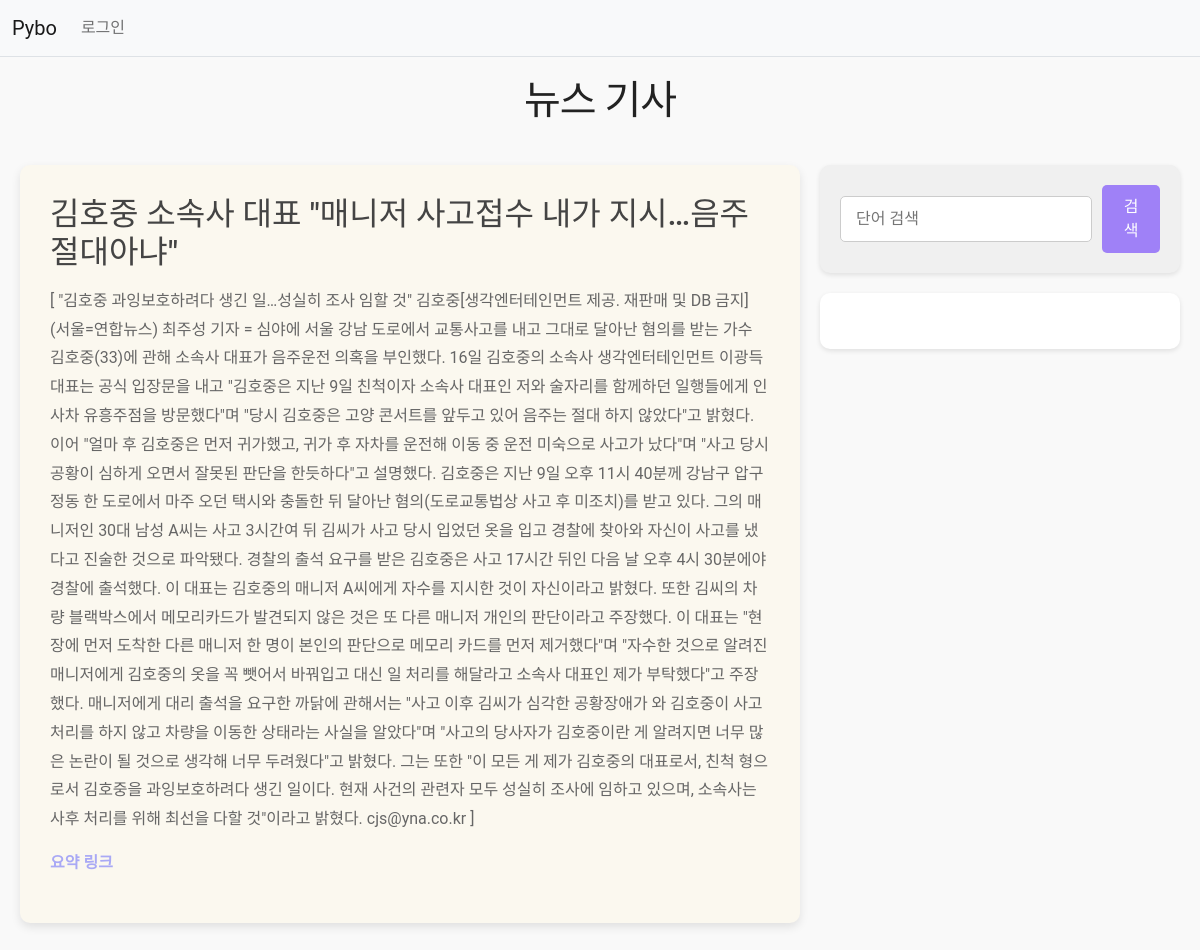
The app's page /pybo/4/ with its own data.
### pybo/models.py (models this page shows, shortened)
class News(models.Model):
    subject = models.CharField(max_length=200)
    content = models.TextField(null=True)
    create_date = models.DateTimeField(null=True)
    news_date = models.DateTimeField(null=True)
    link = models.TextField(null=True)
    summary = models.TextField(null=True, blank=True)

### pybo/views.py (the view)
# urls.py: path('<int:news_id>/', views.detail),
def detail(request, news_id):
    news = get_object_or_404(News, pk = news_id)
    context = {'news': news}
    return render(request, 'pybo/news_detail.html', context)

### templates/pybo/news_detail.html (shortened to what this page needs)
{% extends 'base.html' %}
{% block content %}
<!DOCTYPE html>
<html lang="ko">
<head>
</head>
<body>
    <h1>뉴스 기사</h1>
    <div class="container">
        <div class="article">
            <h2>{{ news.subject }}</h2>
            <p>{{ news.content }}</p>
            <p class="summary-link"><a href="#" id="summary-link">요약 링크</a></p>
        </div>
        <div class="dict-content">
            <form class="search-form" id="search-form">
                <input type="text" name="kw" placeholder="단어 검색" id="search-input">
                <button type="submit">검색</button>
            </form>
            <div class="search-content" id="search-content">
            </div>
        </div>
    </div>
</body>
</html>
{% endblock %}

### templates/pybo/news_detail.html (style rules this page uses)
body { font-family: 'Roboto', sans-serif; background-color: #f9f9f9; color: #333; margin: 0; padding: 0; }
h1 { color: #222; text-align: center; margin-top: 20px; font-size: 2.5em; letter-spacing: -1px; }
.container { max-width: 1200px; margin: 40px auto; padding: 0 20px; display: flex; gap: 20px; }
.article { flex: 2; background-color: #FBF8EF; border-radius: 10px; box-shadow: 0 4px 10px rgba(0, 0, 0, 0.1); padding: 30px; transition: transform 0.3s ease; }
.article h2 { font-size: 2em; color: #444; margin-bottom: 15px; }
.article p { color: #666; line-height: 1.8; margin-bottom: 15px; }
.dict-content { flex: 1; display: flex; flex-direction: column; gap: 20px; }
.search-form { background-color: #f0f0f0; padding: 20px; border-radius: 10px; box-shadow: 0 2px 5px rgba(0, 0, 0, 0.1); display: flex; align-items: center; }
.search-form input[type="text"] { flex: 1; padding: 10px 15px; border: 1px solid #ccc; border-radius: 5px; margin-right: 10px; font-size: 1em; transition: border-color 0.3s ease; }
.search-form button { padding: 10px 20px; border: none; border-radius: 5px; background-color: #9F81F7; color: #fff; cursor: pointer; font-size: 1em; transition: background-color 0.3s ease; }
.summary-link a { color: #A9A9F5; text-decoration: none; font-weight: bold; transition: color 0.3s ease; }
.search-content { background-color: #fff; padding: 20px; border-radius: 10px; box-shadow: 0 2px 5px rgba(0, 0, 0, 0.1); }

### records on screen
News: subject "김호중 소속사 대표 \"매니저 사고접수 내가 지시…음주 절대아냐\"", content "[ \"김호중 과잉보호하려다 생긴 일…성실히 조사 임할 것\" 김호중[생각엔터테인먼트 제공. 재판매 및 DB 금지] (서울=연합뉴스) 최주성 기자 = 심야에 서울 강남 도로에서 교통사고를 내고 그대로 달아난 혐의를 받는 가수 김호중(33)에 관해 소속사 대표가 음주운전 의혹을 부인했다. 16일 김호중의 소속사 생각엔터테인먼트 이광득 대표는 공식 입장문을 내고 \"김호중은 지난 9일 친척이자 소속사 대표인 저와 술자리를 함께하던 일행들에게 인사차 유흥주점을 방문했다\"며 \"당시 김호중은 고양 콘서트를 앞두고 있어 음주는 절대 하지 않았다\"고 밝혔다. 이어 \"얼마 후 김호중은 먼저 귀가했고, 귀가 후 자차를 운전해 이동 중 운전 미숙으로 사고가 났다\"며 \"사고 당시 공황이 심하게 오면서 잘못된 판단을 한듯하다\"고 설명했다. 김호중은 지난 9일 오후 11시 40분께 강남구 압구정동 한 도로에서 마주 오던 택시와 충돌한 뒤 달아난 혐의(도로교통법상 사고 후 미조치)를 받고 있다. 그의 매니저인 30대 남성 A씨는 사고 3시간여 뒤 김씨가 사고 당시 입었던 옷을 입고 경찰에 찾아와 자신이 사고를 냈다고 진술한 것으로 파악됐다. 경찰의 출석 요구를 받은 김호중은 사고 17시간 뒤인 다음 날 오후 4시 30분에야 경찰에 출석했다. 이 대표는 김호중의 매니저 A씨에게 자수를 지시한 것이 자신이라고 밝혔다. 또한 김씨의 차량 블랙박스에서 메모리카드가…"
